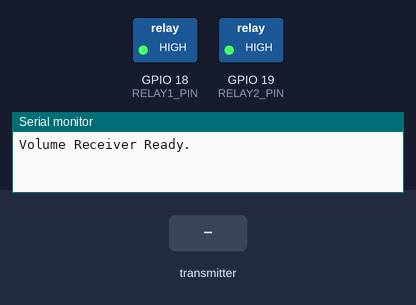
A sketch run on a simulated ESP32. Parts: switched loads named in the sketch (green lamp = pin HIGH), the last lines printed to the serial monitor. The test bench sets the inputs (shaded band).

Above: at 1.3 s.
1.4 s: the transmitter starts sending val = 1024
At 2.6 s:
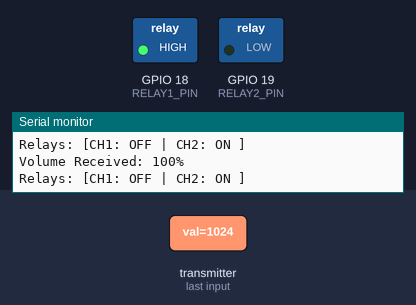
2.9 s: the transmitter starts sending val = 0
At 3.8 s:
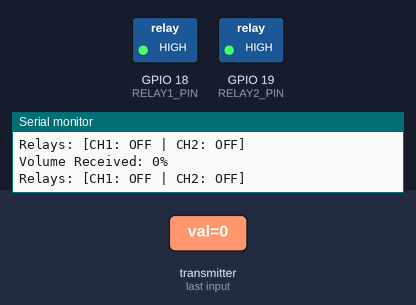
4.9 s: the transmitter starts sending val = 2048
At 5.3 s:
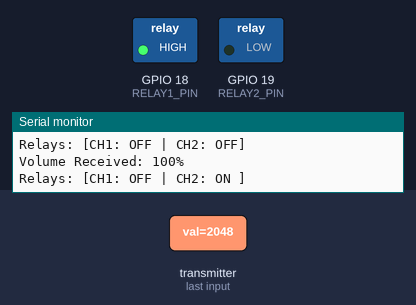
Timing chart, 0 to 7.9 s (numbered marks = the images above; inputs shaded):
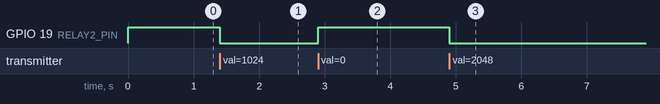

The sketch:

Res_03.ino
```cpp
#include <WiFi.h>
#include <esp_now.h>

#define RELAY1_PIN 18 // Low/Medium threshold relay
#define RELAY2_PIN 19 // High threshold relay

// Active-LOW relay logic definitions
#define RELAY_ON  LOW
#define RELAY_OFF HIGH

typedef struct struct_message {
  int val; // Volume level (0 - 100)
} struct_message;

struct_message myData;

void OnDataRecv(const esp_now_recv_info_t *info, const uint8_t *incomingData, int len) {
  memcpy(&myData, incomingData, sizeof(myData));

  int volume = constrain(myData.val, 0, 100);
  Serial.printf("Volume Received: %d%%\n", volume);

  if (volume < 20) {
    // Below 20%: Channel 1 OFF, Channel 2 OFF
    digitalWrite(RELAY1_PIN, RELAY_OFF);
    digitalWrite(RELAY2_PIN, RELAY_OFF);
    Serial.println("Relays: [CH1: OFF | CH2: OFF]");

  } else if (volume >= 20 && volume <= 70) {
    // 20% - 70%: Channel 1 ON, Channel 2 OFF
    digitalWrite(RELAY1_PIN, RELAY_ON);
    digitalWrite(RELAY2_PIN, RELAY_OFF);
    Serial.println("Relays: [CH1: ON  | CH2: OFF]");

  } else {
    // Above 70%: Channel 1 OFF, Channel 2 ON
    digitalWrite(RELAY1_PIN, RELAY_OFF);
    digitalWrite(RELAY2_PIN, RELAY_ON);
    Serial.println("Relays: [CH1: OFF | CH2: ON ]");
  }
}

void setup() {
  Serial.begin(115200);

  pinMode(RELAY1_PIN, OUTPUT);
  pinMode(RELAY2_PIN, OUTPUT);

  // Turn both relays OFF on startup
  digitalWrite(RELAY1_PIN, RELAY_OFF);
  digitalWrite(RELAY2_PIN, RELAY_OFF);

  WiFi.mode(WIFI_STA);
  delay(100);

  if (esp_now_init() != ESP_OK) {
    Serial.println("ESP-NOW Init Failed");
    return;
  }

  esp_now_register_recv_cb(OnDataRecv);
  Serial.println("Volume Receiver Ready.");
}

void loop() {
  // Handled asynchronously in callback
}
```

Measured:
- after the input at 1.4 s, GPIO 19 (RELAY2_PIN): HIGH → LOW at once
- after the input at 2.9 s, GPIO 19 (RELAY2_PIN): LOW → HIGH at once
- after the input at 4.9 s, GPIO 19 (RELAY2_PIN): HIGH → LOW at once
